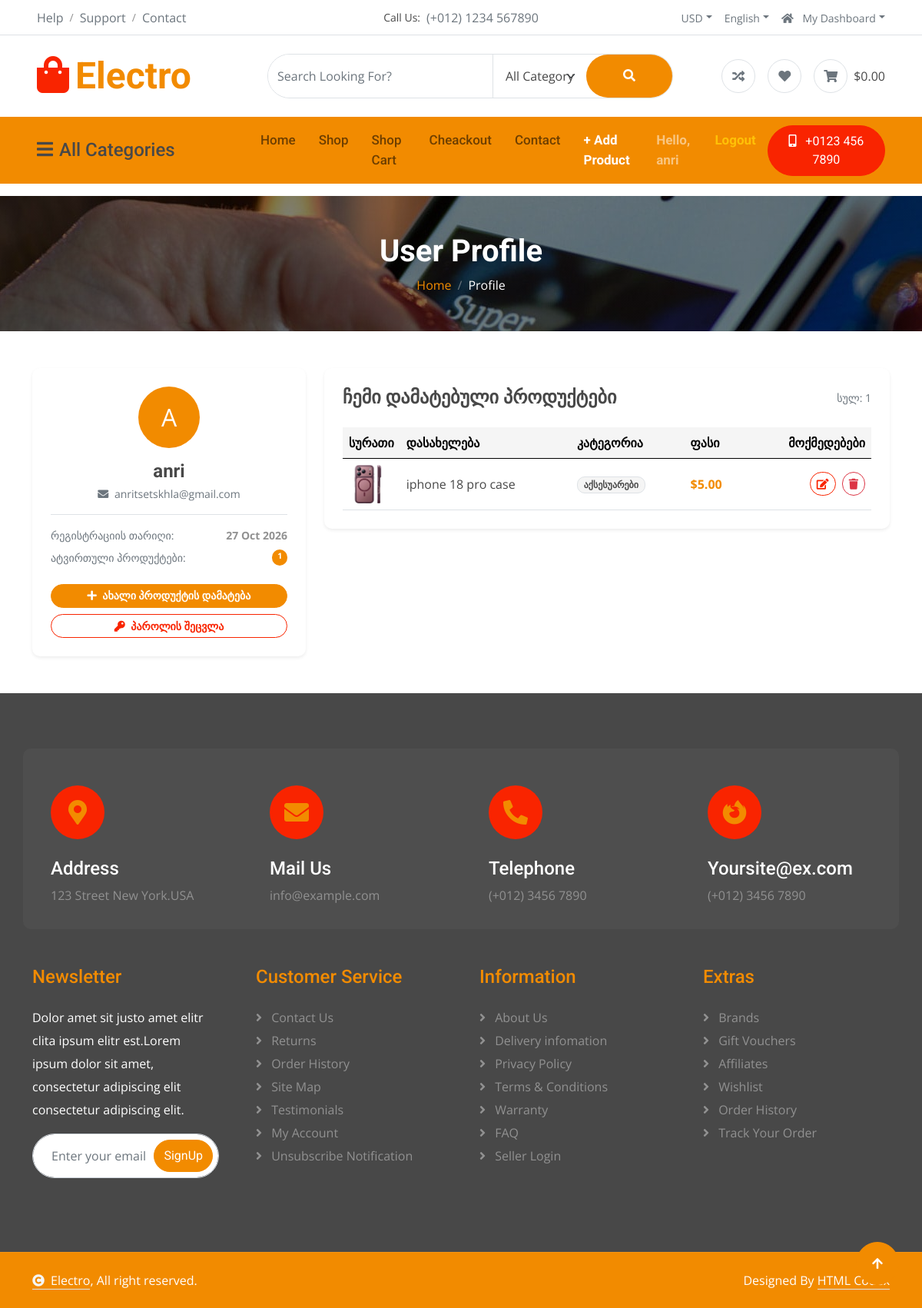
The page /users/profile/ (signed in) on the database its author committed.
### shop/models.py (models this page shows, shortened)
class Product(models.Model):
    category = models.ForeignKey(
        Category,
        on_delete=models.CASCADE,
        related_name="products",
        verbose_name="კატეგორია"
    )
    user = models.ForeignKey(
        User,
        on_delete=models.CASCADE,
        related_name='products',
        null=True,
        blank=True,
        verbose_name="მომხმარებელი",
    )
    name = models.CharField(max_length=200, verbose_name="პროდუქტის სახელი")
    description = models.TextField(verbose_name="აღწერა")
    price = models.DecimalField(max_digits=10, decimal_places=2, verbose_name="ფასი")
    image = models.ImageField(upload_to='products/', blank=True, null=True)
    is_on_sale = models.BooleanField(default=False, verbose_name="ფასდაკლება")
    is_available = models.BooleanField(default=True, verbose_name="ხელმისაწვდომობა")
    created_at = models.DateTimeField(auto_now_add=True)

class Category(models.Model):
    name = models.CharField(max_length=150, unique=True, verbose_name="კატეგორიის სახელი")
    description = models.TextField(blank=True, null=True, verbose_name="აღწერა")

### users/views.py (the view)
# urls.py: path('profile/', views.profile_view, name='profile'),
@login_required
def profile_view(request):
    user_products = Product.objects.filter(user=request.user).order_by('-id')
    context = {
        'user': request.user,
        'user_products': user_products,
        'total_products': user_products.count(),
    }
    return render(request, 'users/profile.html', context)

### users/templates/users/profile.html (shortened to what this page needs)
{% extends 'shop/base.html' %}
{% load static %}
{% block content %}
<div class="container-fluid page-header py-5">
    <h1 class="text-center text-white display-6 wow fadeInUp" data-wow-delay="0.1s">User Profile</h1>
    <ol class="breadcrumb justify-content-center mb-0 wow fadeInUp" data-wow-delay="0.3s">
        <li class="breadcrumb-item"><a href="{% url 'shop:home' %}">Home</a></li>
        <li class="breadcrumb-item active text-white">Profile</li>
    </ol>
</div>
<div class="container py-5">
    <div class="row g-4">
        <div class="col-lg-4">
            <div class="card border-0 shadow-sm rounded p-4 text-center">
                <div class="mb-3">
                    <div class="d-inline-flex align-items-center justify-content-center bg-primary text-white rounded-circle" style="width: 80px; height: 80px; font-size: 32px;">
                        {{ user.username|first|upper }}
                    </div>
                </div>
                <h4 class="fw-bold text-dark mb-1">{{ user.username }}</h4>
                <p class="text-muted small mb-3">
                    <i class="fas fa-envelope me-1"></i> {{ user.email|default:"ელ-ფოსტა მითითებული არ არის" }}
                </p>
                <div class="border-top pt-3 text-start small">
                    <div class="d-flex justify-content-between mb-2">
                        <span class="text-muted">რეგისტრაციის თარიღი:</span>
                        <span class="fw-bold">{{ user.date_joined|date:"d M Y" }}</span>
                    </div>
                    <div class="d-flex justify-content-between mb-3">
                        <span class="text-muted">ატვირთული პროდუქტები:</span>
                        <span class="badge bg-primary rounded-pill">{{ total_products }}</span>
                    </div>
                </div>
                <div class="d-grid gap-2 mt-2">
                    <a href="{% url 'shop:product_create' %}" class="btn btn-primary rounded-pill btn-sm text-white fw-bold">
                        <i class="fas fa-plus me-1"></i> ახალი პროდუქტის დამატება
                    </a>
                    <a href="{% url 'users:password_reset' %}" class="btn btn-outline-secondary rounded-pill btn-sm">
                        <i class="fas fa-key me-1"></i> პაროლის შეცვლა
                    </a>
                </div>
            </div>
        </div>
        <div class="col-lg-8">
            <div class="card border-0 shadow-sm rounded p-4">
                <div class="d-flex justify-content-between align-items-center mb-4">
                    <h4 class="fw-bold text-dark mb-0">ჩემი დამატებული პროდუქტები</h4>
                    <span class="text-muted small">სულ: {{ total_products }}</span>
                </div>
                {% if user_products %}
                    <div class="table-responsive">
                        <table class="table table-hover align-middle mb-0">
                            <thead class="table-light">
                                <tr>
                                    <th scope="col">სურათი</th>
                                    <th scope="col">დასახელება</th>
                                    <th scope="col">კატეგორია</th>
                                    <th scope="col">ფასი</th>
                                    <th scope="col" class="text-end">მოქმედებები</th>
                                </tr>
                            </thead>
                            <tbody>
                                {% for item in user_products %}
                                    <tr>
                                        <td style="width: 70px;">
                                            {% if item.image %}
                                                <img src="{{ item.image.url }}" alt="{{ item.name }}" class="rounded" style="width: 50px; height: 50px; object-fit: contain;">
                                            {% else %}
                                                <div class="bg-light rounded d-flex align-items-center justify-content-center text-muted" style="width: 50px; height: 50px;">
                                                    <i class="fas fa-image"></i>
                                                </div>
                                            {% endif %}
                                        </td>
                                        <td>
                                            <a href="{% url 'shop:product_detail' item.id %}" class="fw-semibold text-dark text-decoration-none">
                                                {{ item.name }}
                                            </a>
                                        </td>
                                        <td><span class="badge bg-light text-dark border">{{ item.category.name }}</span></td>
                                        <td class="fw-bold text-primary">${{ item.price }}</td>
                                        <td class="text-end">
                                            <a href="{% url 'shop:product_update' item.id %}" class="btn btn-sm btn-outline-secondary rounded-pill px-2 me-1" title="Edit">
                                                <i class="fas fa-edit"></i>
                                            </a>
                                            <a href="{% url 'shop:product_delete' item.id %}" class="btn btn-sm btn-outline-danger rounded-pill px-2" title="Delete">
                                                <i class="fas fa-trash"></i>
                                            </a>
                                        </td>
                                    </tr>
                                {% endfor %}
                            </tbody>
                        </table>
                    </div>
                {% endif %}
            </div>
        </div>
    </div>
</div>
{% endblock %}

### shop/templates/shop/includes/navbar.html (shortened to what this page needs)
{% load static %}
<div class="container-fluid nav-bar p-0">
    <div class="row gx-0 bg-primary px-5 align-items-center">
        <div class="col-lg-3 d-none d-lg-block">
            <nav class="navbar navbar-light position-relative" style="width: 250px;">
                <button class="navbar-toggler border-0 fs-4 w-100 px-0 text-start" type="button" data-bs-toggle="collapse" data-bs-target="#allCat">
                    <h4 class="m-0"><i class="fa fa-bars me-2"></i>All Categories</h4>
                </button>
            </nav>
        </div>
        <div class="col-12 col-lg-9">
            <nav class="navbar navbar-expand-lg navbar-light bg-primary">
                <div class="collapse navbar-collapse" id="navbarCollapse">
                    <div class="navbar-nav ms-auto py-0">
                        <a href="{% url 'shop:home' %}" class="nav-item nav-link">Home</a>
                        <a href="{% url 'shop:shop' %}" class="nav-item nav-link">Shop</a>
                        <a href="{% url 'shop:cart' %}" class="nav-item nav-link">Shop Cart</a>
                        <a href="{% url 'shop:checkout' %}" class="nav-item nav-link">Cheackout</a>
                        <a href="{% url 'shop:contact' %}" class="nav-item nav-link">Contact</a>
                        {% if user.is_authenticated %}
                            <a href="{% url 'shop:product_create' %}" class="nav-item nav-link text-white fw-bold">
                                + Add Product
                            </a>
                            <span class="nav-item nav-link text-white-50 small fw-bold">
                                Hello, {{ user.username }}
                            </span>
                            <a href="{% url 'users:logout' %}" class="nav-item nav-link text-warning fw-bold">
                                Logout
                            </a>
                        {% endif %}
                    </div>
                    <a href="tel:+01234567890" class="btn btn-secondary rounded-pill py-2 px-4 px-lg-3 mb-3 mb-md-3 mb-lg-0">
                        <i class="fa fa-mobile-alt me-2"></i> +0123 456 7890
                    </a>
                </div>
            </nav>
        </div>
    </div>
</div>

### shop/static/css/style.css (style rules this page uses)
.btn { font-weight: 600; transition: .5s; }
.btn.btn-primary { background: var(--bs-primary) !important; color: var(--bs-white) !important; font-family: 'Roboto', sans-serif; font-weight: 400; transition: 0.5s; }
.btn.btn-secondary { background: var(--bs-secondary) !important; color: var(--bs-white); font-family: 'Roboto', sans-serif; font-weight: 400; border: 1px solid var(--bs-secondary); transition: 0.5s; }
.nav-bar .navbar.navbar-light { padding: 0 !important; }
.nav-bar .navbar .navbar-nav .nav-link { padding: 18px 15px; font-weight: 500; font-family: 'Roboto', sans-serif; font-size: 17px; transition: .5s; }
.navbar .navbar-toggler { padding: 5px 15px; }
.nav-bar .navbar-toggler { border-radius: 5px !important; box-shadow: none !important; }
.page-header { position: relative; padding: 100px 0; background: linear-gradient(rgba(0, 0, 0, 0.5), rgba(0, 0, 0, 0.5)), url(../img/carousel-1.jpg); background-position: center top; background-repeat: no-repeat; background-attachment: fixed; }

### rows shown on the page
Product: image (picture), name "iphone 18 pro case", category.name "აქსესუარები", price "5.00"

### other values the page prints
{{ user.username }} "anri"
{{ user.username|first|upper }} "A"
{{ user.email|default:"ელ-ფოსტა მითითებული არ არის" }} "anritsetskhla@gmail.com"
{{ user.date_joined|date:"d M Y" }} "27 Oct 2026"
{{ total_products }} "1"
